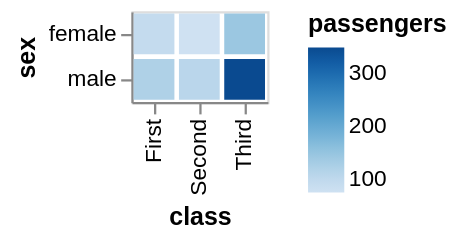

Notebook code for this chart:
### Code cell
alt.Chart(data).mark_bar().transform_aggregate(
    passengers='count()',
    groupby=['class', 'sex']).encode(
    x='class',
    y='sex',
    color='passengers:Q')

### Figure 1 — Vega-Lite specification as saved in the notebook (floating-point values rounded to 4 significant figures; data arrays with more than 128 entries replaced by an {"elided": "..."} marker saying what was removed)
{"config": {"view": {"continuousWidth": 300, "continuousHeight": 300}}, "data": {"name": "data-0c38bb19a9fd97a919c8e685b97dc7d4"}, "mark": {"type": "bar"}, "encoding": {"color": {"field": "passengers", "type": "quantitative"}, "x": {"field": "class", "type": "nominal"}, "y": {"field": "sex", "type": "nominal"}}, "transform": [{"aggregate": [{"op": "count", "as": "passengers"}], "groupby": ["class", "sex"]}], "$schema": "https://vega.github.io/schema/vega-lite/v5.20.1.json", "datasets": {"data-0c38bb19a9fd97a919c8e685b97dc7d4": {"elided": "891 records"}}}
